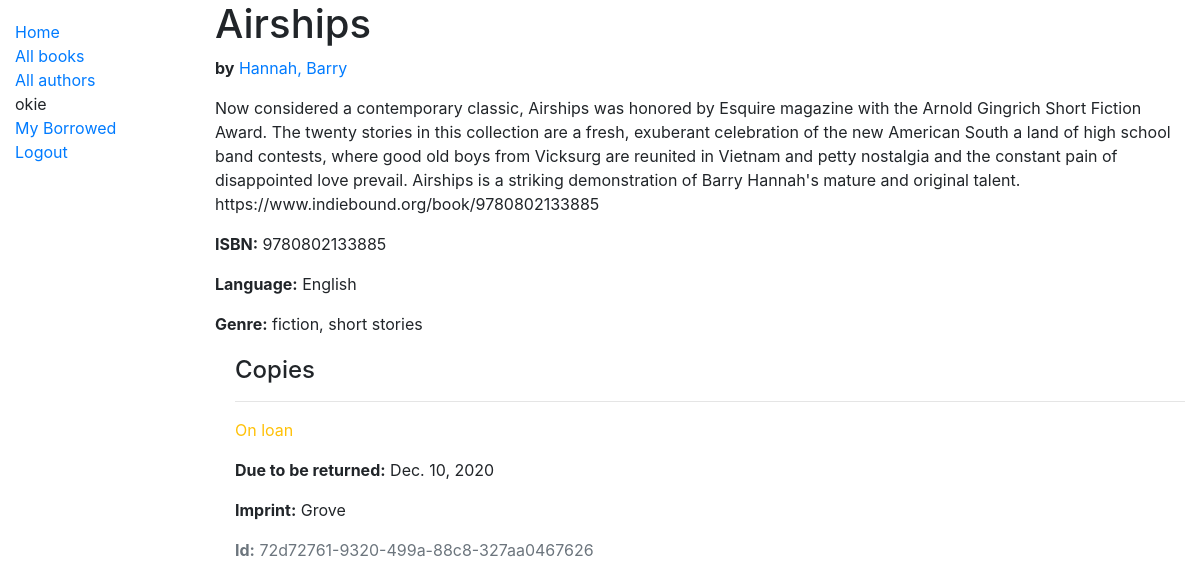
Page /catalog/book/8 (signed in) on the committed database.
### catalog/models.py (models this page shows, shortened)
class Book(models.Model):
	title = models.CharField(max_length=200)
	author = models.ForeignKey('Author', on_delete=models.SET_NULL, null=True)
	summary = models.TextField(max_length=1000, help_text='Enter a brief description of the book')
	isbn = models.CharField('ISBN', max_length=13, unique=True, help_text='13 character unique ISBN number')
	genre = models.ManyToManyField(Genre, help_text='Select a genre for this book')
	language = models.ForeignKey('Language', on_delete=models.SET_NULL, null=True)
	class Meta:
		ordering = ['title', 'author']
	def display_genre(self):
		"""Create a string for the Genre. This is required to display genre in admin site."""
		return ', '.join(genre.name for genre in self.genre.all()[:3])
	display_genre.short_description = 'Genre'

class Author(models.Model):
	first_name = models.CharField(max_length=100)
	last_name = models.CharField(max_length=100)
	date_of_birth = models.DateField(null=True, blank=True)
	date_of_death = models.DateField('Died', null=True, blank=True)
	class Meta:
		ordering = ['last_name', 'first_name']
	def __str__(self):
		return f'{self.last_name}, {self.first_name}'

class Language(models.Model):
	name = models.CharField(max_length=200,
							help_text="Enter the book's natural language.")
	def __str__(self):
		return self.name

class Genre(models.Model):
	name = models.CharField(max_length=200, help_text='Enter a book genre.')
	def __str__(self):
		return self.name

class BookInstance(models.Model):
	id = models. UUIDField(primary_key=True, default=uuid.uuid4, help_text='Unique ID for this particular book across whole library')
	book = models.ForeignKey('Book', on_delete=models.SET_NULL, null=True)
	imprint = models.CharField(max_length=200)
	due_back = models.DateField(null=True, blank=True)
	borrower = models.ForeignKey(User, on_delete=models.SET_NULL, null=True, blank=True)
	LOAN_STATUS = (
		('m', 'Maintenance'),
		('o', 'On loan'),
		('a', 'Available'),
		('r', 'Reserved'),
	)
	status = models.CharField(
		max_length=1,
		choices=LOAN_STATUS,
		blank=True,
		default='m',
		help_text='Book availability'
	)
	class Meta:
		ordering = ['due_back']
		permissions = (("can_mark_returned", "Set book as returned"),)

### catalog/views.py (the view)
# urls.py: path('book/<int:pk>', views.BookDetailView.as_view(), name='book_detail'),
class BookDetailView(LoginRequiredMixin, generic.DetailView):
	model = Book

### catalog/templates/catalog/book_detail.html
{% extends "base_generic.html" %}
{% block content %}
	<h1>{{ book.title }}</h1>
	  <p><strong>by</strong> <a href="{% url 'author-detail' book.author.pk %}">{{ book.author }}</a></p>
	  <p>{{ book.summary }}</p>
	  <p><strong>ISBN:</strong> {{ book.isbn }}</p>
	  <p><strong>Language:</strong> {{ book.language }}</p>
	  <p><strong>Genre:</strong> {{ book.genre.all|join:", " }}</p>
	  <div style="margin-left:20px;margin-top:20px">
	    <h4>Copies</h4>
	    {% for copy in book.bookinstance_set.all %}
	      <hr>
	      <p class="{% if copy.status == 'a' %}text-success{% elif copy.status == 'm' %}text-danger{% else %}text-warning{% endif %}">
	        {{ copy.get_status_display }}
	      </p>
	      {% if copy.status != 'a' %}
	        <p><strong>Due to be returned:</strong> {{ copy.due_back }}</p>
	      {% endif %}
	      <p><strong>Imprint:</strong> {{ copy.imprint }}</p>
	      <p class="text-muted"><strong>Id:</strong> {{ copy.id }}</p>
	    {% endfor %}
	  </div>
{% endblock %}

### catalog/templates/base_generic.html (shortened to what this page needs)
<!DOCTYPE html>
<html lang="en">
<head>
  	<link rel="stylesheet" href="https://stackpath.bootstrapcdn.com/bootstrap/4.1.3/css/bootstrap.min.css">
  	{% load static %}
  	<link rel="stylesheet" href="{% static 'css/styles.css' %}">
</head>
<body>
	<div class="container-fluid">
		<div class="row">
			<div class="col-sm-2">
			{% block sidebar %}
				<ul class="sidebar-nav">
					<li><a href="{% url 'index' %}">Home</a></li>
					<li><a href="{% url 'books' %}">All books</a></li>
          			<li><a href="{% url 'authors' %}">All authors</a></li>
          			{% if user.is_authenticated %}
          				<li>{{ user.get_username }}</li>
          				<li><a href="{% url 'my-borrowed' %}">My Borrowed</a></li>
          				<li><a href="{% url 'logout'%}?next={{request.path}}">Logout</a></li>
          			{% else %}
          				<li><a href="{% url 'login'%}?next={{request.path}}">Login</a></li>
          			{% endif %}
				</ul>
			{% endblock %}
			</div>
			<div class="col-sm-10 ">
				{% block content %}
				{% endblock %}
			</div>
		</div>
	</div>
</body>
</html>

### catalog/static/css/styles.css (style rules this page uses)
.sidebar-nav { margin-top: 20px; padding: 0; list-style: none; }

### rows in the picture
Book: title "Airships", author "Hannah, Barry", summary "Now considered a contemporary classic, Airships was honored by Esquire magazine with the Arnold Gingrich Short Fiction Award. The twenty stories in this collection are a fresh, exuberant celebration of the new American South a land of high school band contests, where good old boys from Vicksurg are reunited in Vietnam and petty nostalgia and the constant pain of disappointed love prevail. Airships is a striking demonstration of Barry Hannah's mature and original talent. https://www.indiebound.org/book/9780802133885", isbn "9780802133885", language "English", genre.all "fiction, short stories"
BookInstance: status "On loan", due_back "Dec. 10, 2020", imprint "Grove", id "72d72761-9320-499a-88c8-327aa0467626"

### other values in the picture
{{ user.get_username }} "okie"
